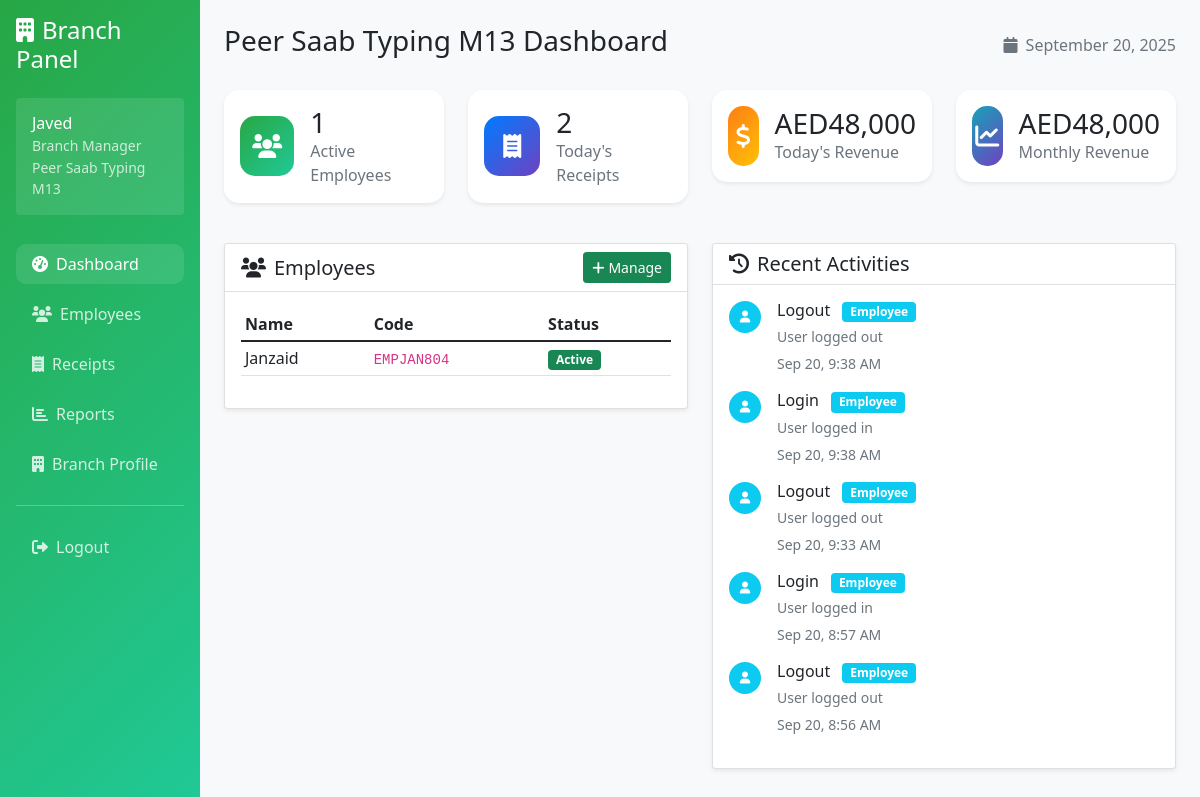
Page /branch/dashboard.php (signed in) on the committed database.
### tables this page shows
CREATE TABLE branches (
            id INTEGER PRIMARY KEY AUTOINCREMENT,
            branch_name VARCHAR(100) NOT NULL,
            branch_code VARCHAR(20) UNIQUE NOT NULL,
            address TEXT,
            phone VARCHAR(20),
            email VARCHAR(100),
            manager_username VARCHAR(50) UNIQUE NOT NULL,
            manager_password VARCHAR(255) NOT NULL,
            manager_full_name VARCHAR(100) NOT NULL,
            status TEXT DEFAULT 'active' CHECK (status IN ('active', 'inactive')),
            created_at DATETIME DEFAULT CURRENT_TIMESTAMP
        );

CREATE TABLE employees (
            id INTEGER PRIMARY KEY AUTOINCREMENT,
            branch_id INTEGER NOT NULL,
            employee_code VARCHAR(20) UNIQUE NOT NULL,
            username VARCHAR(50) UNIQUE NOT NULL,
            password VARCHAR(255) NOT NULL,
            full_name VARCHAR(100) NOT NULL,
            email VARCHAR(100),
            phone VARCHAR(20),
            basic_salary DECIMAL(10,2) DEFAULT 0.00,
            commission_rate DECIMAL(5,2) DEFAULT 0.00,
            hire_date DATE NOT NULL,
            status TEXT DEFAULT 'active' CHECK (status IN ('active', 'inactive')),
            created_at DATETIME DEFAULT CURRENT_TIMESTAMP,
            FOREIGN KEY (branch_id) REFERENCES branches(id)
        );

CREATE TABLE activity_logs (
            id INTEGER PRIMARY KEY AUTOINCREMENT,
            user_type TEXT NOT NULL CHECK (user_type IN ('admin', 'branch', 'employee')),
            user_id INTEGER NOT NULL,
            action VARCHAR(100) NOT NULL,
            description TEXT,
            ip_address VARCHAR(45),
            created_at DATETIME DEFAULT CURRENT_TIMESTAMP
        );

### branch/dashboard.php (the view, shortened to what the rows shown need)
<?php
require_once '../config/database.php';
require_once '../includes/auth.php';
$database = new Database();
$auth = new Auth($database);
$auth->requireRole(['branch']);
$user_info = $auth->getUserInfo();
$db = $database->getConnection();
$stmt = $db->prepare("SELECT * FROM branches WHERE id = ?");
$stmt->execute([$user_info['id']]);
$branch_info = $stmt->fetch(PDO::FETCH_ASSOC);
$stmt = $db->prepare("SELECT al.*, e.full_name as user_name
    FROM activity_logs al
    LEFT JOIN employees e ON al.user_type = 'employee' AND al.user_id = e.id
    WHERE (al.user_type = 'branch' AND al.user_id = ?) OR
          (al.user_type = 'employee' AND al.user_id IN (SELECT id FROM employees WHERE branch_id = ?))
    ORDER BY al.created_at DESC LIMIT 10");
$stmt->execute([$user_info['id'], $user_info['id']]);
$recent_activities = $stmt->fetchAll(PDO::FETCH_ASSOC);
$stmt = $db->prepare("SELECT * FROM employees WHERE branch_id = ? AND status = 'active' ORDER BY full_name");
$stmt->execute([$user_info['id']]);
$employees = $stmt->fetchAll(PDO::FETCH_ASSOC);
?>
<!DOCTYPE html>
<html lang="en">
<head>
    <link href="https://cdn.jsdelivr.net/npm/bootstrap@5.1.3/dist/css/bootstrap.min.css" rel="stylesheet">
    <link href="https://cdnjs.cloudflare.com/ajax/libs/font-awesome/6.0.0/css/all.min.css" rel="stylesheet">
</head>
<body>
    <div class="container-fluid">
        <div class="row">
            <div class="col-md-3 col-lg-2 sidebar p-3">
                <div class="user-info bg-white bg-opacity-10 rounded p-3 mb-4">
                    <div>
                        <h6 class="mb-0"><?= htmlspecialchars($user_info['full_name']) ?></h6>
                        <small class="opacity-75">Branch Manager</small>
                        <div class="small opacity-75"><?= htmlspecialchars($branch_info['branch_name']) ?></div>
                    </div>
                </div>
            </div>
            <div class="col-md-9 col-lg-10 p-4">
                <div class="d-flex justify-content-between align-items-center mb-4">
                    <h1 class="h3"><?= htmlspecialchars($branch_info['branch_name']) ?> Dashboard</h1>
                    <div class="text-muted">
                        <i class="fas fa-calendar me-2"></i><?= date('F j, Y') ?>
                    </div>
                </div>
                <div class="row">
                    <div class="col-md-6 mb-4">
                        <div class="card shadow-sm">
                            <div class="card-body">
                                <?php if (empty($employees)): ?>
                                    <div class="text-center text-muted py-4">
                                        <i class="fas fa-user-plus fa-3x mb-3"></i>
                                        <p>No employees found</p>
                                        <a href="/branch/employees.php" class="btn btn-success">Add First Employee</a>
                                    </div>
                                <?php else: ?>
                                    <div class="table-responsive">
                                        <table class="table table-hover table-sm">
                                            <thead>
                                                <tr>
                                                    <th>Name</th>
                                                    <th>Code</th>
                                                    <th>Status</th>
                                                </tr>
                                            </thead>
                                            <tbody>
                                                <?php foreach (array_slice($employees, 0, 5) as $employee): ?>
                                                    <tr>
                                                        <td><?= htmlspecialchars($employee['full_name']) ?></td>
                                                        <td><code><?= htmlspecialchars($employee['employee_code']) ?></code></td>
                                                        <td>
                                                            <span class="badge bg-success">Active</span>
                                                        </td>
                                                    </tr>
                                                <?php endforeach; ?>
                                            </tbody>
                                        </table>
                                    </div>
                                <?php endif; ?>
                            </div>
                        </div>
                    </div>
                    <div class="col-md-6 mb-4">
                        <div class="card shadow-sm">
                            <div class="card-body">
                                <?php if (empty($recent_activities)): ?>
                                    <div class="text-center text-muted py-4">
                                        <i class="fas fa-inbox fa-3x mb-3"></i>
                                        <p>No recent activities</p>
                                    </div>
                                <?php else: ?>
                                    <div class="activity-feed">
                                        <?php foreach (array_slice($recent_activities, 0, 5) as $activity): ?>
                                            <div class="d-flex mb-3">
                                                <div class="flex-shrink-0">
                                                    <div class="avatar bg-<?=
                                                        $activity['user_type'] === 'branch' ? 'success' : 'info'
                                                    ?> text-white rounded-circle d-flex align-items-center justify-content-center" style="width: 32px; height: 32px; font-size: 12px;">
                                                        <i class="fas fa-<?=
                                                            $activity['user_type'] === 'branch' ? 'building' : 'user'
                                                        ?>"></i>
                                                    </div>
                                                </div>
                                                <div class="flex-grow-1 ms-3">
                                                    <h6 class="mb-1">
                                                        <?= htmlspecialchars($activity['action']) ?>
                                                        <span class="badge bg-<?=
                                                            $activity['user_type'] === 'branch' ? 'success' : 'info'
                                                        ?> ms-2">
                                                            <?= ucfirst($activity['user_type']) ?>
                                                        </span>
                                                    </h6>
                                                    <p class="mb-1 small text-muted"><?= htmlspecialchars($activity['description']) ?></p>
                                                    <small class="text-muted">
                                                        <?= date('M j, g:i A', strtotime($activity['created_at'])) ?>
                                                    </small>
                                                </div>
                                            </div>
                                        <?php endforeach; ?>
                                    </div>
                                <?php endif; ?>
                            </div>
                        </div>
                    </div>
                </div>
            </div>
        </div>
    </div>
</body>
</html>

### rows in the picture
branches: manager_full_name "Javed", branch_name "Peer Saab Typing M13"
employees: full_name "Janzaid", employee_code "EMPJAN804"
activity_logs: action "Logout", user_type "Employee", description "User logged out", created_at "Sep 20, 9:38 AM"
activity_logs: action "Login", user_type "Employee", description "User logged in", created_at "Sep 20, 9:38 AM"
activity_logs: action "Logout", user_type "Employee", description "User logged out", created_at "Sep 20, 9:33 AM"
activity_logs: action "Login", user_type "Employee", description "User logged in", created_at "Sep 20, 8:57 AM"
activity_logs: action "Logout", user_type "Employee", description "User logged out", created_at "Sep 20, 8:56 AM"

### other values in the picture
$stats['employees'] "1"
$stats['today_receipts'] "2"
formatCurrency($stats['today_revenue'], $current_currency) "AED48,000"
formatCurrency($stats['monthly_revenue'], $current_currency) "AED48,000"
